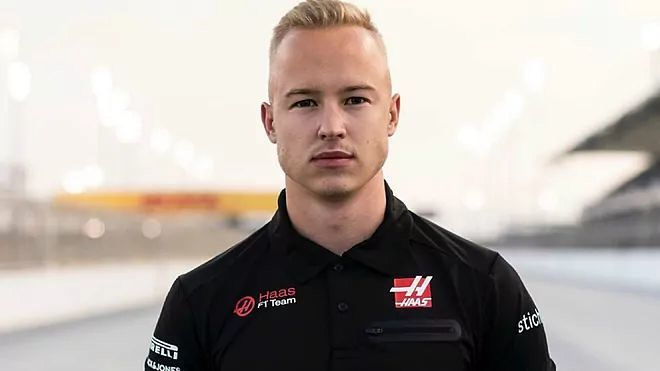
#> input picture Lab7/change.jpeg, 1320 x 742 px (shown at 1/2 size)
$ python GeometricTransformations.py
#> lines starting #> are read from the running program, lines starting #| are printed output that depends on the picture
# Program to rotate the image
import cv2

# Read the input image
img = cv2.imread('change.jpeg')
#> img is the input picture: shape (742, 1320, 3); mean B, G, R 165.5, 171.8, 180.8

# Define the rotation angle
angle = 45

# Get the image dimensions
h, w = img.shape[:2]
#> h = 742; w = 1320

# Calculate the rotation matrix M
M = cv2.getRotationMatrix2D((w/2, h/2), angle, 1)

# Apply the rotation to the image
rotated_img = cv2.warpAffine(img, M, (w, h))
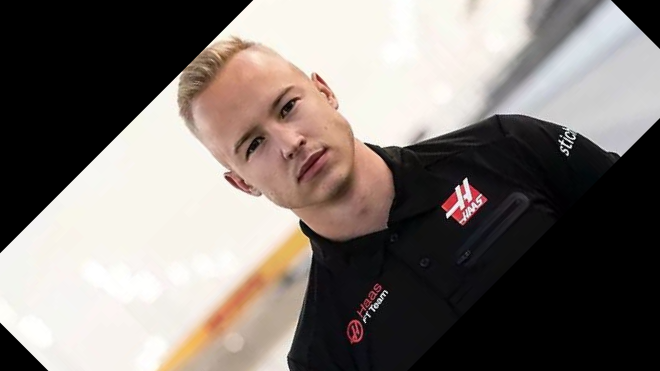
#> rotated_img: shape (742, 1320, 3) (shown at 1/2 size); mean B, G, R 112.6, 117.3, 124.9

# Display the original and rotated images
cv2.imshow('Original Image', img)
cv2.imshow('Rotated Image', rotated_img)

# Wait for a key event
cv2.waitKey(0)

# Release the memory and destroy all windows
cv2.destroyAllWindows()


# Program to scale an image
import numpy as np
import cv2 as cv

img = cv.imread('change.jpeg', 0)
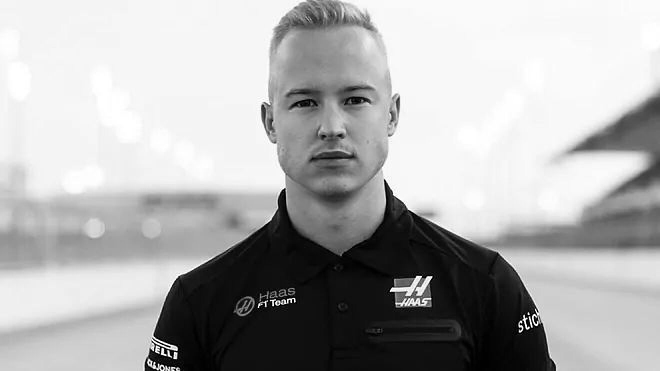
#> img: shape (742, 1320) (shown at 1/2 size); min 0, max 255, mean 173.8
rows, cols = img.shape
#> rows = 742; cols = 1320

# Shrink the image
img_shrinked = cv.resize(img, (250, 200), interpolation=cv.INTER_AREA)
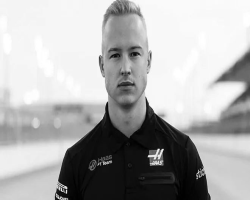
#> img_shrinked: shape (200, 250); min 1, max 255, mean 173.8
cv.imshow('img', img_shrinked)

# Enlarge the image
img_enlarged = cv.resize(img_shrinked, None, fx=1.5, fy=1.5, interpolation=cv.INTER_CUBIC)
cv.imshow('img', img_enlarged)

cv.waitKey(0)
cv.destroyAllWindows()


# Program to translate an image
import numpy as np
import cv2 as cv

img = cv.imread('change.jpeg', 0)
rows, cols = img.shape

# Define translation matrix
M = np.float32([[1, 0, 100], [0, 1, 50]])

# Apply translation
dst = cv.warpAffine(img, M, (cols, rows))
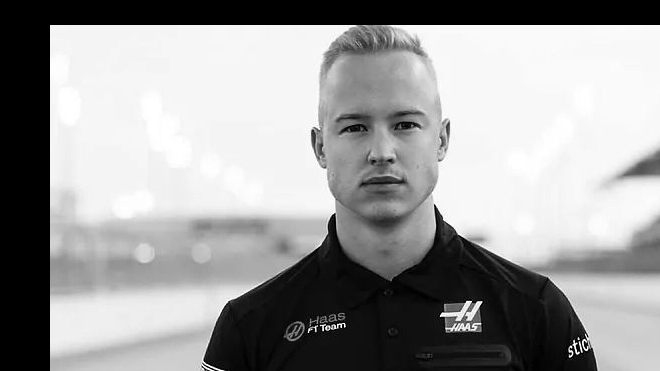
#> dst: shape (742, 1320) (shown at 1/2 size); min 0, max 255, mean 154.6
cv.imshow('img', dst)

cv.waitKey(0)
cv.destroyAllWindows()


# Program to shear an image
import numpy as np
import cv2 as cv

img = cv.imread('change.jpeg', 0)
rows, cols = img.shape

# Define shear matrix
M = np.float32([[1, 0.5, 0], [0, 1, 0], [0, 0, 1]])

# Apply shear
sheared_img = cv.warpPerspective(img, M, (int(cols*1.5), int(rows*1.5)))
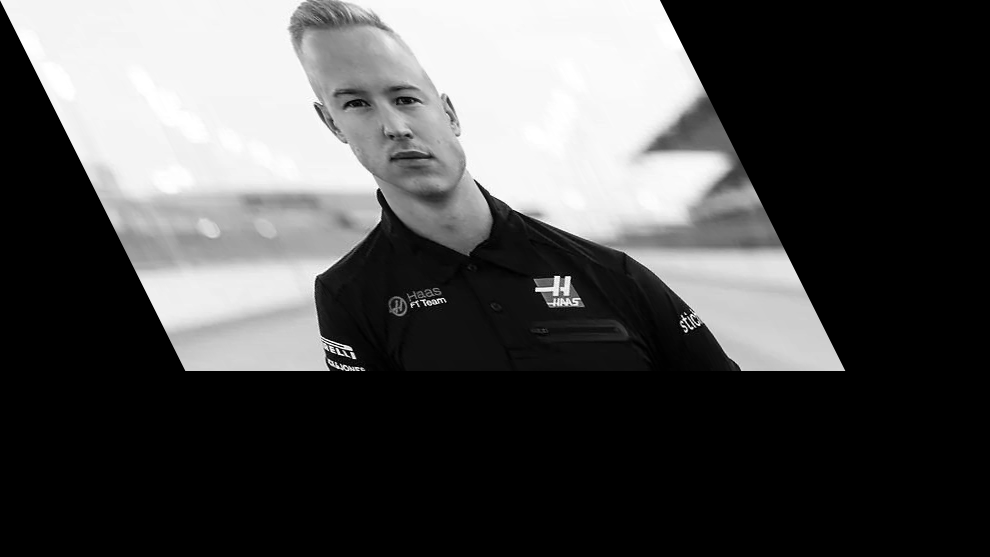
#> sheared_img: shape (1113, 1980) (shown at 1/2 size); min 0, max 255, mean 77.3
cv.imshow('img', sheared_img)
cv.waitKey(0)
cv.destroyAllWindows()

$ run again, with Lab7/img1.jpeg copied over Lab7/change.jpeg
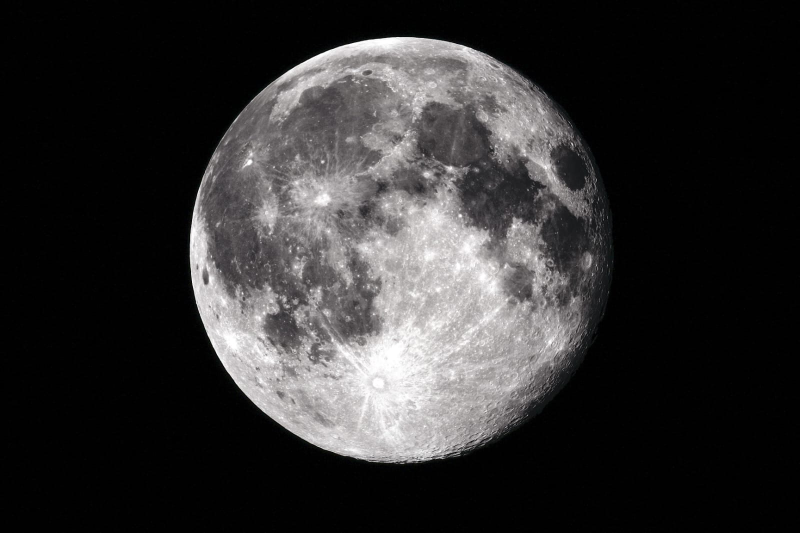
#> input picture Lab7/img1.jpeg, 1599 x 1066 px (shown at 1/2 size)
#> img is the input picture: shape (1066, 1599, 3); mean B, G, R 47.9, 47.7, 48.8
#> img: shape (1066, 1599)
#> `img_shrinked = cv.resize(img, (250, 200), interpolation=cv.INTER_AREA)`:
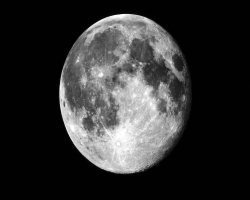
#> img_shrinked: shape (200, 250); min 0, max 255, mean 48
#> `sheared_img = cv.warpPerspective(img, M, (int(cols*1.5), int(rows*1.5)))`:
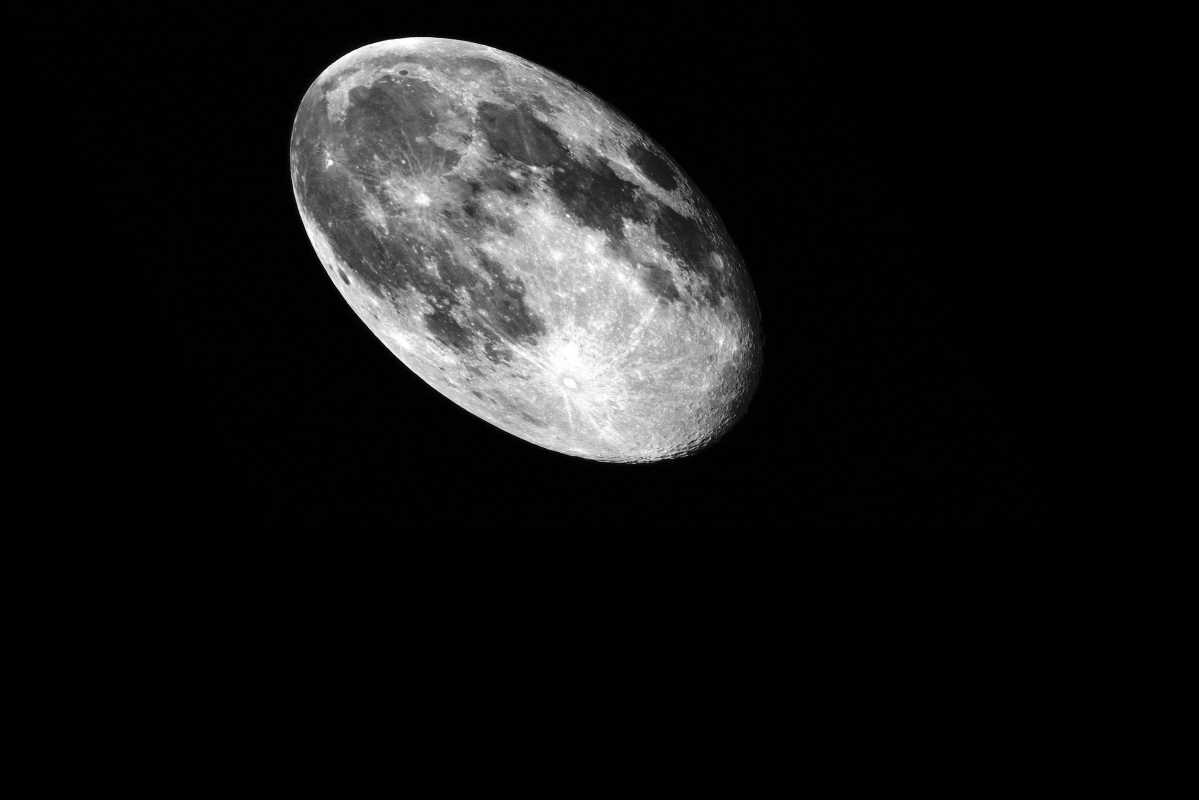
#> sheared_img: shape (1599, 2398) (shown at 1/2 size); min 0, max 255, mean 21.4

$ run again, with Lab7/img2.jpeg copied over Lab7/change.jpeg
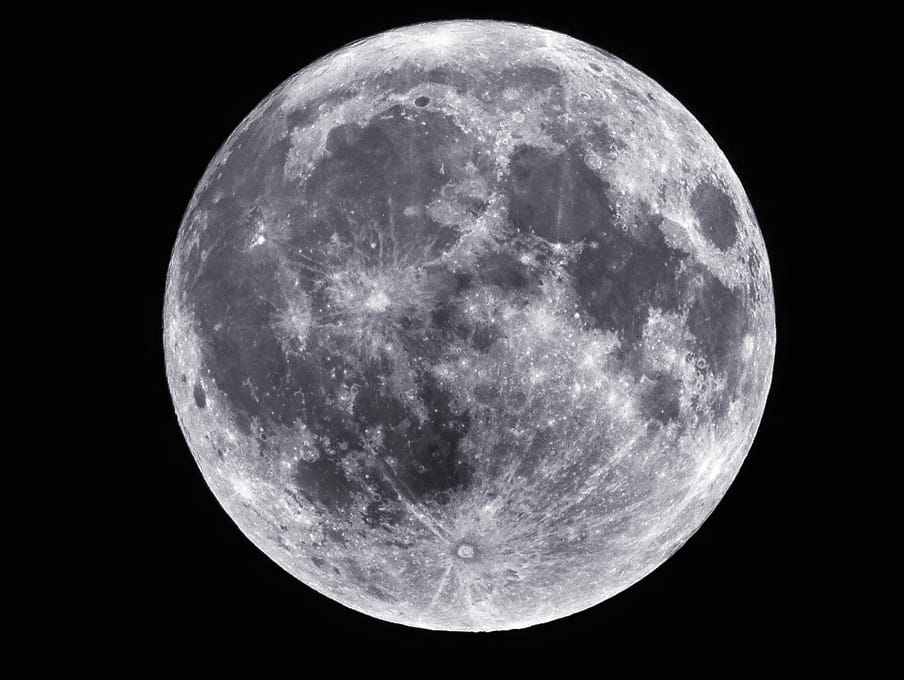
#> input picture Lab7/img2.jpeg, 904 x 680 px
#> img is the input picture: shape (680, 904, 3); mean B, G, R 72, 67.9, 68
#> img: shape (680, 904)
#> `dst = cv.warpAffine(img, M, (cols, rows))`:
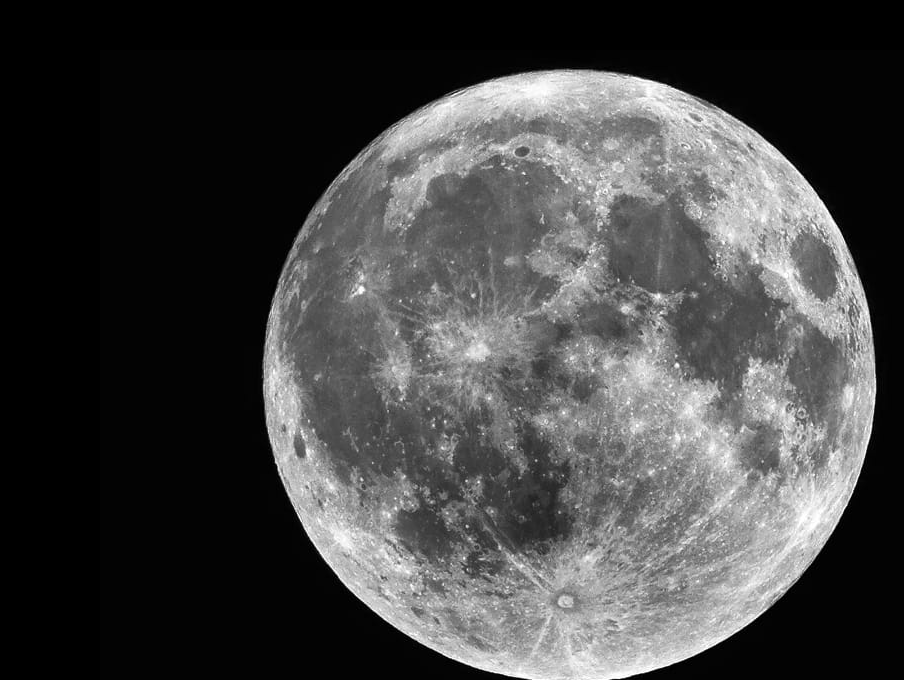
#> dst: shape (680, 904); min 0, max 255, mean 67.8
#> `sheared_img = cv.warpPerspective(img, M, (int(cols*1.5), int(rows*1.5)))`:
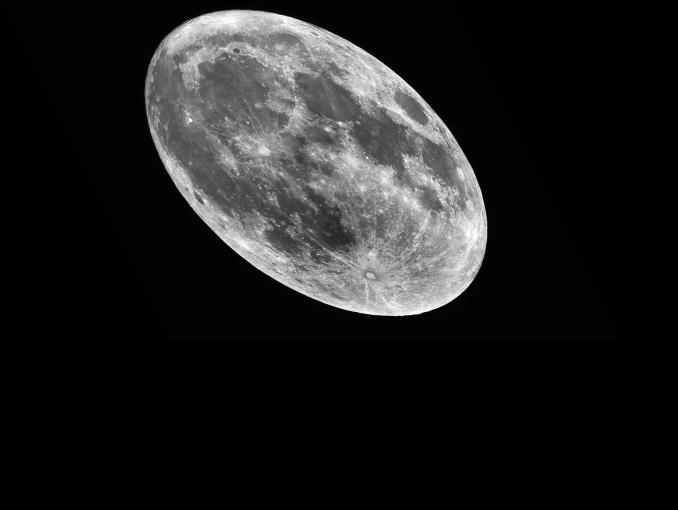
#> sheared_img: shape (1020, 1356) (shown at 1/2 size); min 0, max 255, mean 30.4
